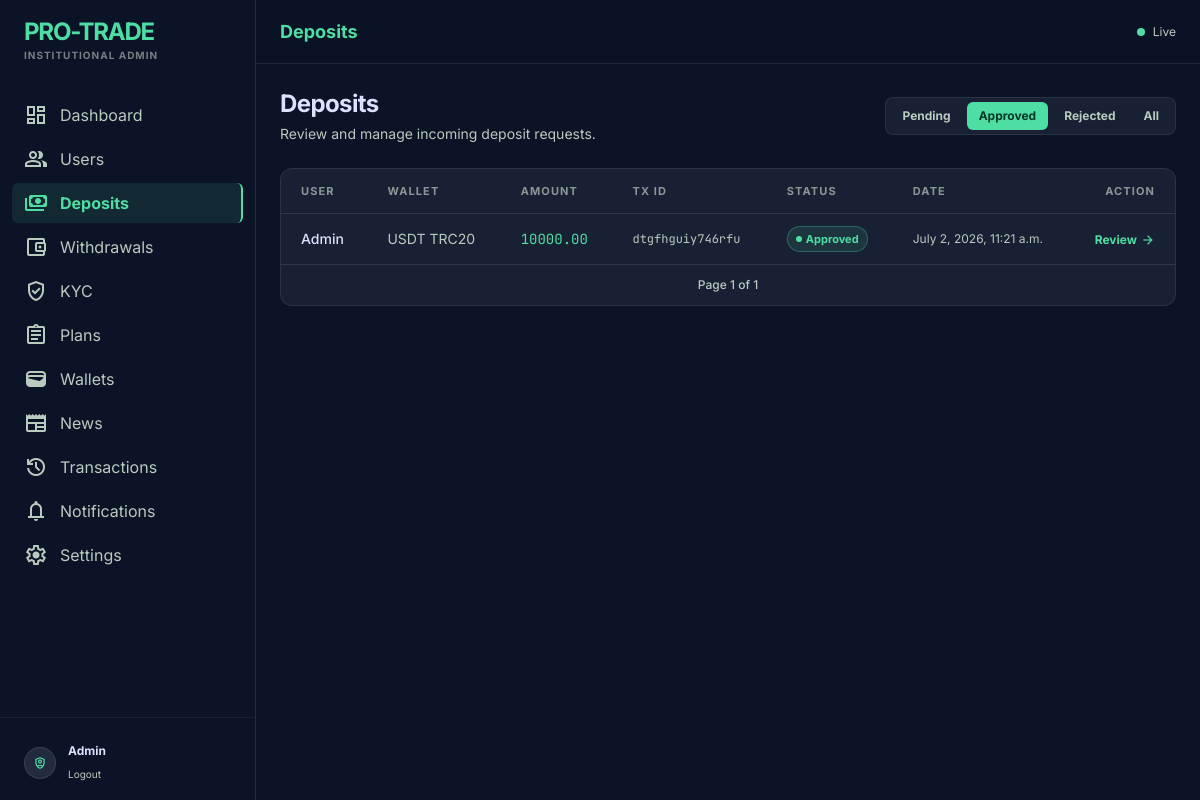
The page /panel/deposits/?status=approved (signed in) on the database as committed earlier.
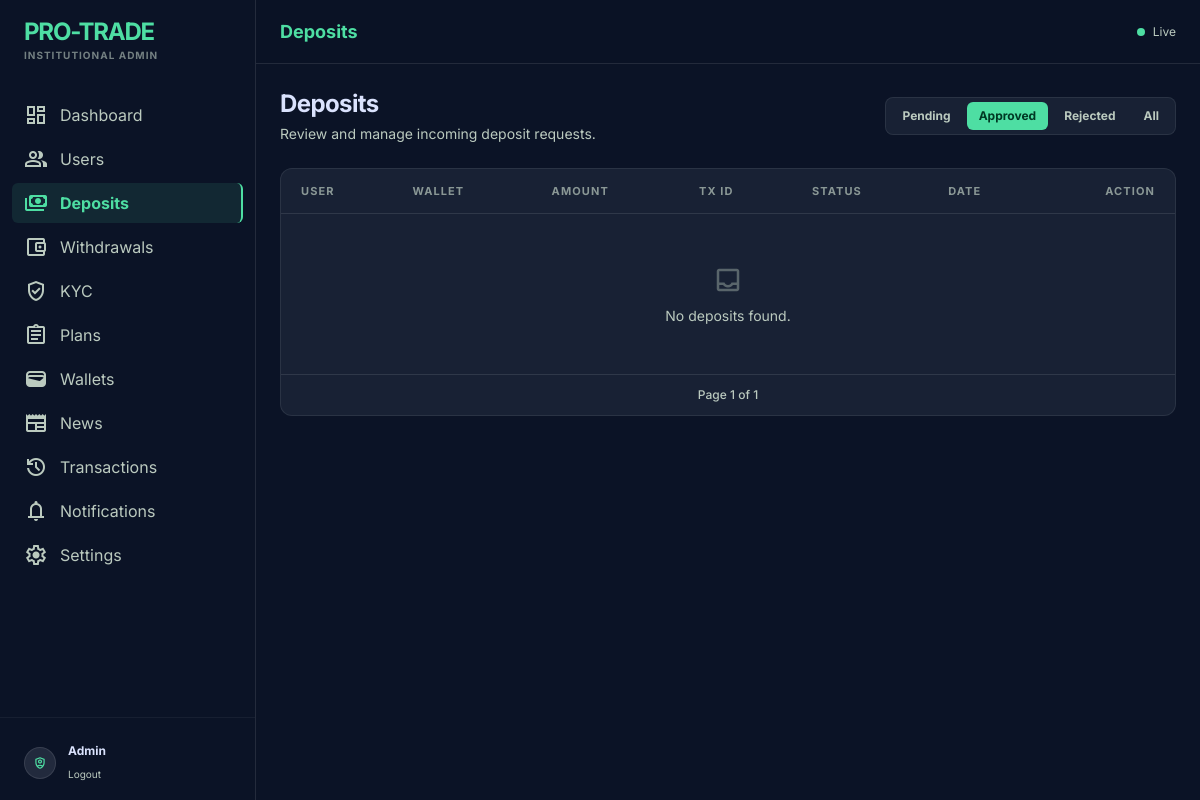
The same page on the database as committed later.
### core/models.py (models this page shows, shortened)
class Deposit(models.Model):
    STATUS = (
        ("pending","Pending"),
        ("approved","Approved"),
        ("rejected","Rejected"),
    )
    user = models.ForeignKey(User,on_delete=models.CASCADE)
    wallet = models.ForeignKey(
        Wallet,
        on_delete=models.CASCADE
    )
    amount = models.DecimalField(max_digits=20, decimal_places=2)
    txid = models.CharField(max_length=200)
    proof = models.ImageField(
        upload_to="deposit_proofs/",
        blank=True,
        null=True
    )
    status = models.CharField(
        max_length=20,
        choices=STATUS,
        default="pending"
    )
    created_at = models.DateTimeField(auto_now_add=True)

class User(AbstractUser):
    id = models.UUIDField(primary_key=True, default=uuid.uuid4, editable=False)
    phone = models.CharField(max_length=20, blank=True)
    country = models.CharField(max_length=100, blank=True)
    referral_code = models.CharField(max_length=20, unique=True)
    referred_by = models.ForeignKey(
        'self',
        on_delete=models.SET_NULL,
        null=True,
        blank=True,
        related_name='referrals'
    )
    balance = models.DecimalField(max_digits=20, decimal_places=2, default=0)
    investment_balance = models.DecimalField(max_digits=20, decimal_places=2, default=0)
    profit_balance = models.DecimalField(max_digits=20, decimal_places=2, default=0)
    referral_balance = models.DecimalField(max_digits=20, decimal_places=2, default=0)
    email_verified = models.BooleanField(default=False)
    phone_verified = models.BooleanField(default=False)
    kyc_verified = models.BooleanField(default=False)
    two_factor_enabled = models.BooleanField(default=False)
    is_admin_user = models.BooleanField(default=False)
    created_at = models.DateTimeField(auto_now_add=True)

class Wallet(models.Model):
    NETWORK = (
        ("BTC","Bitcoin"),
        ("ETH","Ethereum"),
        ("USDT TRC20","USDT TRC20"),
        ("USDT ERC20","USDT ERC20"),
        ("USDT BEP20","USDT BEP20"),
        ("BNB","BNB"),
        ("DOGE","Dogecoin"),
        ("LTC","Litecoin"),
    )
    coin = models.CharField(max_length=30, choices=NETWORK)
    wallet_address = models.TextField()
    qr_code = models.ImageField(
        upload_to="wallet_qr/",
        blank=True,
        null=True
    )
    active = models.BooleanField(default=True)

### core/admin_views.py (the view)
# urls.py: path("panel/deposits/", admin_views.admin_deposits_list_view, name="admin_deposits_list"),
@admin_required
def admin_deposits_list_view(request):
    status = request.GET.get("status", "pending")
    deposits = Deposit.objects.all().order_by("-created_at")
    if status != "all":
        deposits = deposits.filter(status=status)
    paginator = Paginator(deposits, 25)
    page = paginator.get_page(request.GET.get("page"))
    return render(request, "core/admin/admin_deposits_list.html", {
        "page_obj": page, "status": status,
    })

### core/context_processors.py (called while the page is built)
def site_settings(request):
    return {"site_settings": SiteSetting.objects.first()}

def notifications_badge(request):
    if request.user.is_authenticated:
        count = Notification.objects.filter(user=request.user, is_read=False).count()
    else:
        count = 0
    return {"unread_notifications_count": count}

### core/templates/core/admin/admin_deposits_list.html (shortened to what the changed rows need)
{% extends "core/admin/admin_base.html" %}
{% block page_title %}Deposits{% endblock %}
{% block content %}
<div class="flex flex-col gap-6">
  <div class="flex flex-wrap items-center justify-between gap-4">
    <div>
      <h1 class="text-2xl font-bold text-on-surface tracking-tight">Deposits</h1>
    </div>
  </div>
  <div class="glass-panel rounded-xl overflow-hidden">
    <div class="overflow-x-auto custom-scrollbar">
      <table class="w-full text-sm">
        <thead>
          <tr class="border-b border-white/10 text-left text-[11px] uppercase tracking-widest text-on-surface-variant/70">
            <th class="px-5 py-3 font-bold">User</th>
            <th class="px-5 py-3 font-bold">Wallet</th>
            <th class="px-5 py-3 font-bold">Amount</th>
            <th class="px-5 py-3 font-bold">Tx ID</th>
            <th class="px-5 py-3 font-bold">Status</th>
            <th class="px-5 py-3 font-bold">Date</th>
            <th class="px-5 py-3 font-bold text-right">Action</th>
          </tr>
        </thead>
        <tbody class="divide-y divide-white/5">
          {% for d in page_obj %}
          <tr class="hover:bg-surface-variant/30 transition-colors">
            <td class="px-5 py-3 font-medium text-on-surface">{{ d.user.username }}</td>
            <td class="px-5 py-3 text-on-surface-variant">{{ d.wallet.coin }}</td>
            <td class="px-5 py-3 font-data-md text-primary">{{ d.amount }}</td>
            <td class="px-5 py-3 font-data-md text-on-surface-variant text-xs">
              <span class="inline-block max-w-[140px] truncate align-middle" title="{{ d.txid }}">{{ d.txid }}</span>
            </td>
            <td class="px-5 py-3">
              {% if d.status == "pending" %}
              <span class="inline-flex items-center gap-1 px-2 py-0.5 rounded-full text-[11px] font-bold bg-tertiary/10 text-tertiary border border-tertiary/30">
                <span class="w-1.5 h-1.5 rounded-full bg-tertiary"></span>Pending
              </span>
              {% elif d.status == "approved" %}
              <span class="inline-flex items-center gap-1 px-2 py-0.5 rounded-full text-[11px] font-bold bg-primary/10 text-primary border border-primary/30">
                <span class="w-1.5 h-1.5 rounded-full bg-primary"></span>Approved
              </span>
              {% else %}
              <span class="inline-flex items-center gap-1 px-2 py-0.5 rounded-full text-[11px] font-bold bg-error/10 text-error border border-error/30">
                <span class="w-1.5 h-1.5 rounded-full bg-error"></span>Rejected
              </span>
              {% endif %}
            </td>
            <td class="px-5 py-3 text-on-surface-variant text-xs">{{ d.created_at }}</td>
            <td class="px-5 py-3 text-right">
              <a href="{% url 'core:admin_deposit_detail' d.pk %}"
                 class="inline-flex items-center gap-1 text-primary hover:text-primary/80 font-bold text-xs transition-colors">
                Review <span class="material-symbols-outlined text-sm">arrow_forward</span>
              </a>
            </td>
          </tr>
          {% empty %}
          <tr>
            <td colspan="7" class="px-5 py-12 text-center text-on-surface-variant">
              <div class="flex flex-col items-center gap-2">
                <span class="material-symbols-outlined text-3xl opacity-40">inbox</span>
                <span class="text-sm">No deposits found.</span>
              </div>
            </td>
          </tr>
          {% endfor %}
        </tbody>
      </table>
    </div>
  </div>
</div>
{% endblock %}

Rows that differ between the two databases and show on the page:
removed Deposit: user.username "Admin", wallet.coin "USDT TRC20", amount "10000.00", txid "dtgfhguiy746rfu", status "approved" (drawn), created_at "July 2, 2026, 11:21 a.m."
Other text that changed with them:
text now shown: "No deposits found."
